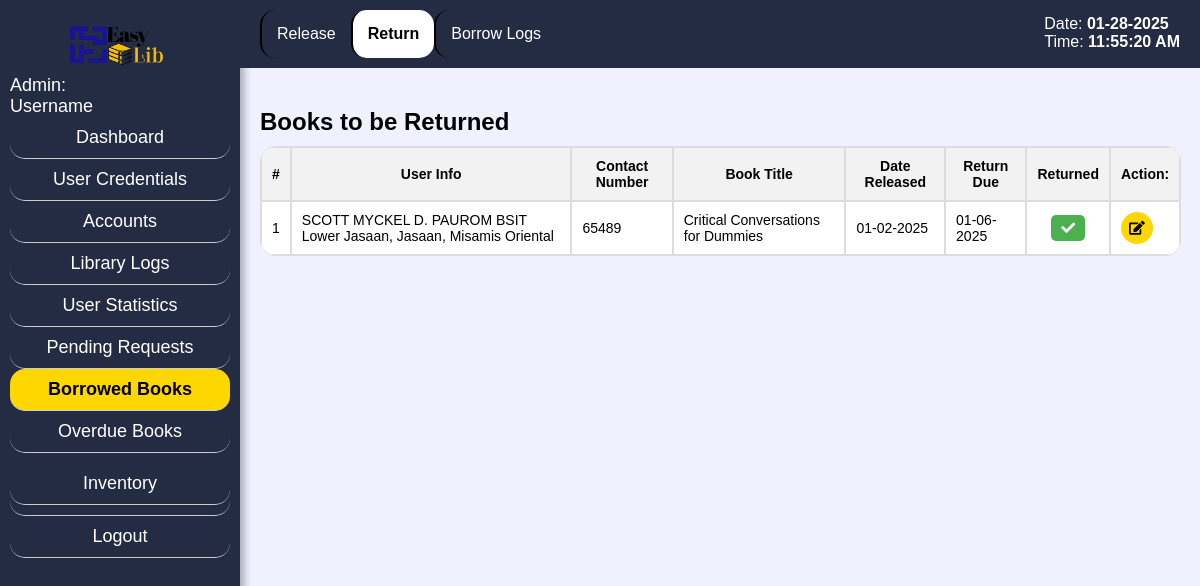
The page /admin_bret.php on the database its author committed.
### tables this page shows
CREATE TABLE `rsv` (
  `rid` int(9) NOT NULL,
  `uid` int(9) NOT NULL,
  `bid` int(9) NOT NULL,
  `info` varchar(255) NOT NULL,
  `contact` varchar(255) NOT NULL,
  `title` varchar(255) NOT NULL,
  `status` varchar(255) NOT NULL,
  `rsv_end` varchar(255) NOT NULL,
  `date_rel` varchar(255) NOT NULL,
  `due_date` varchar(255) NOT NULL,
  `date_ret` varchar(255) NOT NULL,
  `remarks` varchar(255) NOT NULL
);

CREATE TABLE `users` (
  `uid` int(9) NOT NULL,
  `contact` varchar(255) NOT NULL,
  `birthdate` varchar(255) NOT NULL,
  `gender` varchar(50) NOT NULL,
  `username` varchar(255) NOT NULL,
  `password` varchar(255) NOT NULL,
  `info` varchar(255) NOT NULL,
  `idnum` varchar(255) NOT NULL,
  `year_level` varchar(50) NOT NULL,
  `user_type` varchar(99) NOT NULL,
  `profile_image` varchar(99) NOT NULL,
  `status` varchar(99) NOT NULL
);

### admin_bret.php (the view, shortened to what this page needs)
<?php
include 'config.php';
?>
<!DOCTYPE html>
<html lang="en">
<head>
    <link rel="stylesheet" href="css/admin_srch.css">
    <link rel="stylesheet" href="https://cdnjs.cloudflare.com/ajax/libs/font-awesome/5.15.4/css/all.min.css">
</head>
<body class="bg">
<div class="sidebar">
    <span style="margin-left: 25%;"><img src="css/pics/logop.png" alt="Logo" class="logo"></span>
        <?php
        if(isset($admin_username_display)) {
            echo '<div class="hell">Admin: ' . $admin_username_display . '</span></div>';
        } else {
            echo '<div>Admin: <br>Username</div>';
        }
        ?>
        <a href="admin_dash.php<?php if(isset($aid)) echo '?aid=' . $aid; ?>" class="sidebar-item">Dashboard</a>
        <a href="admin_pf.php<?php if(isset($aid)) echo '?aid=' . $aid; ?>" class="sidebar-item">User Credentials</a>
        <a href="admin_srch.php<?php if(isset($aid)) echo '?aid=' . $aid; ?>" class="sidebar-item">Accounts</a>
        <a href="admin_attd.php<?php if(isset($aid)) echo '?aid=' . $aid; ?>" class="sidebar-item">Library Logs</a>
        <a href="admin_stat.php<?php if (isset($aid)) echo '?aid=' . $aid; ?>" class="sidebar-item">User Statistics</a>
        <a href="admin_preq.php<?php if(isset($aid)) echo '?aid=' . $aid; ?>" class="sidebar-item">Pending Requests</a>
        <a href="admin_brel.php<?php if(isset($aid)) echo '?aid=' . $aid; ?>" class="sidebar-item active">Borrowed Books</a>
        <a href="admin_ob.php<?php if(isset($aid)) echo '?aid=' . $aid; ?>" class="sidebar-item">Overdue Books</a>
        <div class="sidebar-item dropdown">
            <a href="#" class="dropdown-link" onmouseover="toggleDropdown(event)">Inventory</a>
        </div>
        <a href="login.php" class="sidebar-item logout-btn">Logout</a>
    </div>
    <div class="content">
        <nav class="secondary-navbar">
            <a href="admin_brel.php<?php if(isset($aid)) echo '?aid=' . $aid; ?>" class="secondary-navbar-item">Release</a>
            <a href="admin_bret.php<?php if(isset($aid)) echo '?aid=' . $aid; ?>" class="secondary-navbar-item active">Return</a>
            <a href="admin_blogs.php<?php if(isset($aid)) echo '?aid=' . $aid; ?>" class="secondary-navbar-item">Borrow Logs</a>
        </nav>
    </div>
    <div class="fixed-date-time">
        <p>Date: <span id="current-date"><?php echo date("m-d-Y"); ?></span></p>
        <p>Time: <span id="current-time"></span></p>
    </div>
    <br>
    <div class="content-container">
        <div class="search-bar">
            <h2>Books to be Returned</h2>
            </div>
                <table>
                <thead>
                        <tr>
                            <th>#</th>
                            <th>User Info</th>
                            <th>Contact Number</th>
                            <th>Book Title</th>
                            <th>Date Released</th>
                            <th>Return Due</th>
                            <th>Returned</th>
                            <th>Action:</th>
                        </tr>
                    </thead>
                    <tbody>
                    <?php
                    $query = "SELECT u.info, u.contact, r.title, r.date_rel, r.due_date, r.rid FROM users u JOIN rsv r ON u.uid = r.uid WHERE r.status = 'Released'";
                    $result = $mysqli->query($query);
                    if ($result && $result->num_rows > 0) {
                        $counter = 1;
                        while ($row = $result->fetch_assoc()) {
                            echo "<tr>";
                            echo "<td>" . $counter++ . "</td>";
                            echo "<td>" . $row["info"] . "</td>";
                            echo "<td>" . $row["contact"] . "</td>";
                            echo "<td>" . $row["title"] . "</td>";
                            echo "<td>" . $row["date_rel"] . "</td>";
                            echo "<td>" . $row["due_date"] . "</td>";
                            echo "<td style='text-align: center;'>
                            <form method='post'>
                                <input type='hidden' name='reservation_id' value='" . $row["rid"] . "'>
                                <button type='button' class='approve-btn'><i class='fas fa-check'></i></button>
                            </form>
                        </td>";
                            echo "<td>";
                            echo '<a href="#" class="edit-btn" data-rid="' . $row["rid"] . '" data-due_date="' . $row["due_date"] . '"><i class="fas fa-edit"></i></a>';
                            echo '</td>';
                            echo "</tr>";
                        }
                    } else {
                        echo "<tr><td colspan='8'>No data available.</td></tr>";
                    }
                    ?>
                    </tbody>
                </table>
    </div>
</body>
</html>

### css/admin_srch.css (style rules this page uses)
.bg { margin: 0; padding: 0; font-family: Century Gothic,CenturyGothic,AppleGothic,sans-serif; background-color: #F0F0FF; }
.logo { height: 50px; width: auto; }
.sidebar { background-color: #242c44; width: 220px; padding: 20px 10px 20px 10px; height: 100%; font-size: 18px; position: fixed; top: 0; color: white; box-shadow: 4px 0 8px rgba(0, 0, 0, 0.3); }
.sidebar-item { padding: 10px 0; border-bottom: 1px solid #ccc; text-decoration: none; color: white; display: block; text-align: center; border-radius: 15px; }
.sidebar-item.active { background-color: gold; color: black; font-weight: bold; display: block; padding: 10px 0; }
.logout-btn { margin-top: auto; padding: 10px 0; text-decoration: none; color: white; display: block; text-align: center; border-radius: 15px; }
.secondary-navbar { background-color: #242c44; padding: 10px 20px; display: block; float: left; align-items: center; margin-left: 240px; position: fixed; width: 100%; position: fixed; top: 0; z-index: 1000; }
.secondary-navbar-item { padding: 15px; text-decoration: none; color: white; display: block; border-left: 2px solid black; float: left; text-align: center; border-radius: 15px; }
.secondary-navbar-item.active { background-color: white; color: black; font-weight: bold; }
.content-container { margin-top: 70px; margin-left: 240px; padding-left: 20px; overflow-y: auto; height: calc(100% - 70px); padding-bottom: 20px; }
.search-bar { margin-top: 20px; margin-bottom: 20px; }
table { width: 98%; margin-top: -10px; font-size: 14px; border-spacing: 0; border-radius: 15px; overflow: hidden; border: 1px solid #ddd; }
table tr { color: black; background-color: white; }
table th, table td { padding: 10px; border: 1px solid #ddd; text-align: left; }
table th { background-color: #f2f2f2; text-align: center; }
.fixed-date-time { position: fixed; top: 15px; right: 20px; color: white; font-size: 16px; z-index: 1000; }
.fixed-date-time p { margin: 0; padding: 0; }
.fixed-date-time span { font-weight: bold; }
.edit-btn, .delete-btn { border: none; background-color: gold; color: black; border-radius: 30px; padding: 8px; cursor: pointer; transition: background-color 0.3s; margin-right: 10px; text-decoration: none; }
.approve-btn, .reject-btn { border: none; padding: 5px 10px; cursor: pointer; outline: none; border-radius: 5px; font-size: 14px; }
.approve-btn { background-color: #4CAF50; color: white; }
.dropdown-link { padding: 10px 0; border-bottom: 1px solid #ccc; text-decoration: none; color: white; display: block; text-align: center; border-radius: 15px; }

### rows shown on the page
rsv: uid.info "SCOTT MYCKEL D. PAUROM BSIT Lower Jasaan, Jasaan, Misamis Oriental", uid.contact "65489", title "Critical Conversations for Dummies", date_rel "01-02-2025", due_date "01-06-2025"
